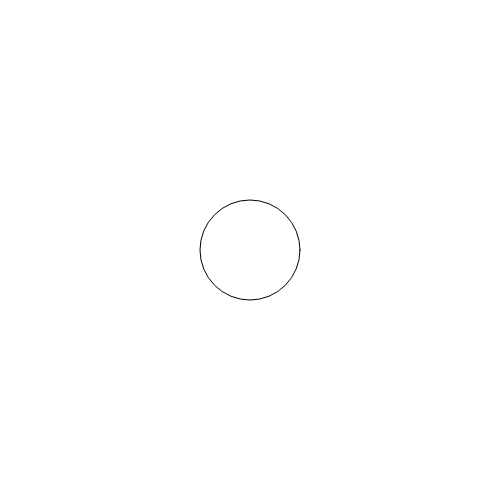
Frame 1 (no input)
Frame 60 (no input): identical to frame 1, image omitted
Frame 120 (the mouse pressed at the canvas centre since frame 60): identical to frame 1, image omitted

The p5.js sketch that drew this single still picture (run headless with seeded random() and noise() and a simulated clock; from frame 60 on, the mouse is pressed at the canvas centre):

// p5.js sketch
// ── sketch.js
function setup() {
  createCanvas(500, 500);
  background(255);
  circle(250, 250, 100);
}

function draw() {}
